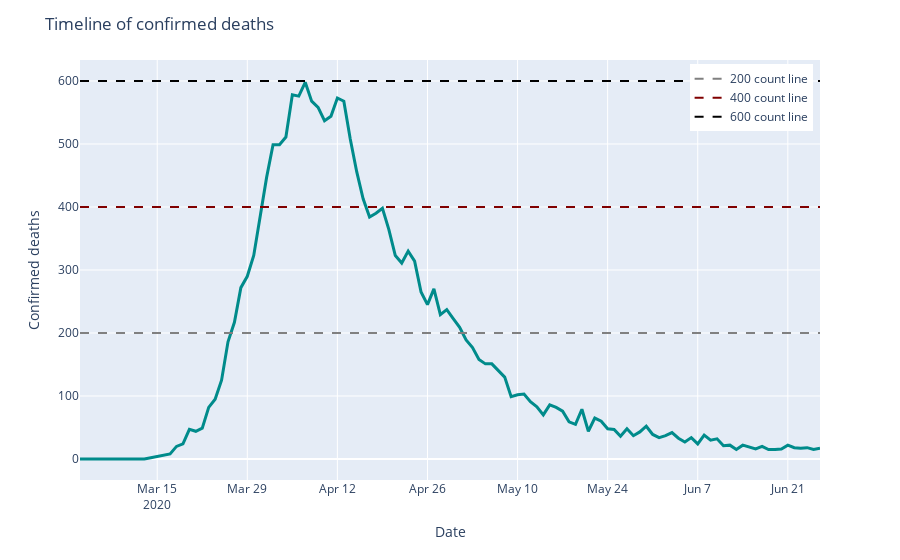

The notebook cell saved with this chart:
### Code cell
# 4.2.1) Timeline of confirmed deaths
fig = px.line(df_final, x = 'date', y = 'death')

fig.update_layout(title = 'Timeline of confirmed deaths', 
                  xaxis_title = 'Date', yaxis_title = 'Confirmed deaths',  
                  legend = dict(yanchor = "top", y = 0.99, xanchor = "right", x = 0.99))

fig.update_traces(line_color='darkcyan', line_width = 3)

fig.add_trace(go.Scatter(x = df_final['date'], y = [200]*len(df_final), 
                          mode = 'lines', name = '200 count line', 
                          line = dict(dash = 'dash', color = 'gray')))

fig.add_trace(go.Scatter(x = df_final['date'], y = [400]*len(df_final), 
                          mode = 'lines', name = '400 count line', 
                          line = dict(dash = 'dash', color = 'maroon')))

fig.add_trace(go.Scatter(x=df_final['date'], y = [600]*len(df_final), 
                          mode = 'lines', name = '600 count line', 
                          line = dict(dash = 'dash', color = 'black')))
